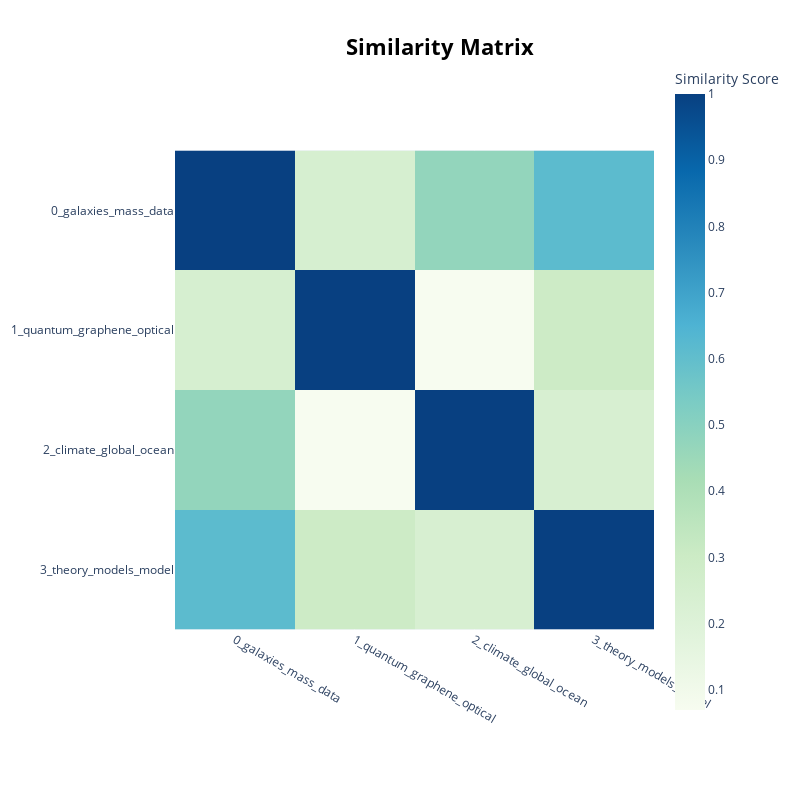

The notebook cell this image was saved under:
### Code cell
topic_model.visualize_heatmap()

### Figure 1 — Plotly figure (JSON) as saved in the notebook; plotly's stock layout.template omitted (floating-point values rounded to 4 significant figures)
{"data": [{"coloraxis": "coloraxis", "hovertemplate": "x: %{x}<br>y: %{y}<br>Similarity Score: %{z}<extra></extra>", "name": "0", "type": "heatmap", "x": ["0_galaxies_mass_data", "1_quantum_graphene_optical", "2_climate_global_ocean", "3_theory_models_model"], "xaxis": "x", "y": ["0_galaxies_mass_data", "1_quantum_graphene_optical", "2_climate_global_ocean", "3_theory_models_model"], "yaxis": "y", "z": [[1, 0.2413, 0.4737, 0.614], [0.2413, 1.0, 0.06939, 0.2957], [0.4737, 0.06939, 1, 0.2385], [0.614, 0.2957, 0.2385, 1.0]]}], "layout": {"coloraxis": {"colorbar": {"title": {"text": "Similarity Score"}}, "colorscale": [[0, "rgb(247,252,240)"], [0.125, "rgb(224,243,219)"], [0.25, "rgb(204,235,197)"], [0.375, "rgb(168,221,181)"], [0.5, "rgb(123,204,196)"], [0.625, "rgb(78,179,211)"], [0.75, "rgb(43,140,190)"], [0.875, "rgb(8,104,172)"], [1, "rgb(8,64,129)"]]}, "height": 800, "hoverlabel": {"bgcolor": "white", "font": {"family": "Rockwell", "size": 16}}, "legend": {"title": {"text": "Trend"}}, "margin": {"t": 60}, "showlegend": true, "title": {"font": {"color": "Black", "size": 22}, "text": "<b>Similarity Matrix</b>", "x": 0.55, "xanchor": "center", "y": 0.95, "yanchor": "top"}, "width": 800, "xaxis": {"anchor": "y", "constrain": "domain", "domain": [0, 1], "scaleanchor": "y"}, "yaxis": {"anchor": "x", "autorange": "reversed", "constrain": "domain", "domain": [0, 1]}}}
